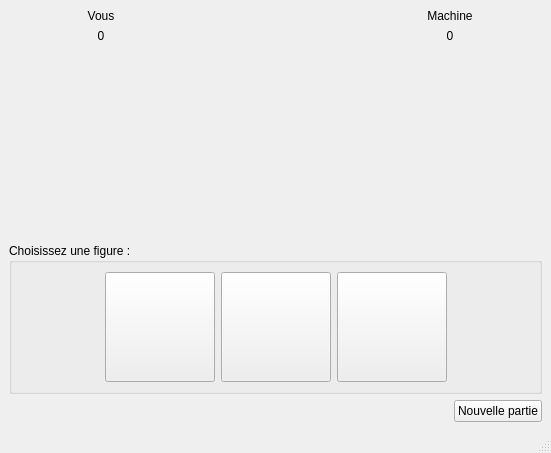
<?xml version="1.0" encoding="UTF-8"?>
<ui version="4.0">
 <class>ChifoumiVue</class>
 <widget class="QMainWindow" name="ChifoumiVue">
  <property name="geometry">
   <rect>
    <x>0</x>
    <y>0</y>
    <width>551</width>
    <height>453</height>
   </rect>
  </property>
  <property name="minimumSize">
   <size>
    <width>550</width>
    <height>450</height>
   </size>
  </property>
  <property name="windowTitle">
   <string>ChifoumiVue</string>
  </property>
  <widget class="QWidget" name="fenetrePrincipalH">
   <layout class="QHBoxLayout" name="horizontalLayout_2">
    <item>
     <layout class="QVBoxLayout" name="fenetreSecondaireV">
      <item>
       <layout class="QGridLayout" name="grilleTop">
        <item row="0" column="2">
         <layout class="QVBoxLayout" name="vLayout_MachineScore">
          <item>
           <widget class="QLabel" name="lMachine">
            <property name="text">
             <string>Machine</string>
            </property>
            <property name="alignment">
             <set>Qt::AlignCenter</set>
            </property>
           </widget>
          </item>
          <item>
           <widget class="QLabel" name="lScoreMachine">
            <property name="text">
             <string>0</string>
            </property>
            <property name="alignment">
             <set>Qt::AlignCenter</set>
            </property>
           </widget>
          </item>
         </layout>
        </item>
        <item row="0" column="0">
         <layout class="QVBoxLayout" name="vLayout_JoueurScore">
          <item>
           <widget class="QLabel" name="label_Vous">
            <property name="text">
             <string>Vous</string>
            </property>
            <property name="alignment">
             <set>Qt::AlignCenter</set>
            </property>
           </widget>
          </item>
          <item>
           <widget class="QLabel" name="lScoreJoueur">
            <property name="text">
             <string>0</string>
            </property>
            <property name="alignment">
             <set>Qt::AlignCenter</set>
            </property>
           </widget>
          </item>
         </layout>
        </item>
        <item row="1" column="0">
         <layout class="QHBoxLayout" name="hLayout_ChoixJoueur">
          <item>
           <spacer name="hSpacerG_ChoixJoueur">
            <property name="orientation">
             <enum>Qt::Horizontal</enum>
            </property>
            <property name="sizeHint" stdset="0">
             <size>
              <width>40</width>
              <height>20</height>
             </size>
            </property>
           </spacer>
          </item>
          <item>
           <widget class="QLabel" name="lChoixJoueur">
            <property name="minimumSize">
             <size>
              <width>110</width>
              <height>110</height>
             </size>
            </property>
            <property name="maximumSize">
             <size>
              <width>110</width>
              <height>110</height>
             </size>
            </property>
            <property name="text">
             <string/>
            </property>
            <property name="pixmap">
             <pixmap resource="ressourcesChifoumi.qrc">:/Chifoumi/images/rien.gif</pixmap>
            </property>
           </widget>
          </item>
          <item>
           <spacer name="hSpacerD_ChoixJoueur">
            <property name="orientation">
             <enum>Qt::Horizontal</enum>
            </property>
            <property name="sizeHint" stdset="0">
             <size>
              <width>40</width>
              <height>20</height>
             </size>
            </property>
           </spacer>
          </item>
         </layout>
        </item>
        <item row="1" column="1">
         <layout class="QHBoxLayout" name="hLayout_Versus">
          <item>
           <spacer name="hSpacerG_Versus">
            <property name="orientation">
             <enum>Qt::Horizontal</enum>
            </property>
            <property name="sizeHint" stdset="0">
             <size>
              <width>40</width>
              <height>20</height>
             </size>
            </property>
           </spacer>
          </item>
          <item>
           <widget class="QLabel" name="lVersus">
            <property name="minimumSize">
             <size>
              <width>78</width>
              <height>78</height>
             </size>
            </property>
            <property name="maximumSize">
             <size>
              <width>78</width>
              <height>78</height>
             </size>
            </property>
            <property name="text">
             <string/>
            </property>
            <property name="pixmap">
             <pixmap resource="ressourcesChifoumi.qrc">:/Chifoumi/images/versus_70.png</pixmap>
            </property>
           </widget>
          </item>
          <item>
           <spacer name="hSpacerD_Versus">
            <property name="orientation">
             <enum>Qt::Horizontal</enum>
            </property>
            <property name="sizeHint" stdset="0">
             <size>
              <width>40</width>
              <height>20</height>
             </size>
            </property>
           </spacer>
          </item>
         </layout>
        </item>
        <item row="1" column="2">
         <layout class="QHBoxLayout" name="hLayout_ChoixMachine">
          <item>
           <spacer name="hSpacerG_ChoixMachine">
            <property name="orientation">
             <enum>Qt::Horizontal</enum>
            </property>
            <property name="sizeHint" stdset="0">
             <size>
              <width>40</width>
              <height>20</height>
             </size>
            </property>
           </spacer>
          </item>
          <item>
           <widget class="QLabel" name="lChoixMachine">
            <property name="minimumSize">
             <size>
              <width>110</width>
              <height>110</height>
             </size>
            </property>
            <property name="maximumSize">
             <size>
              <width>110</width>
              <height>110</height>
             </size>
            </property>
            <property name="text">
             <string/>
            </property>
            <property name="pixmap">
             <pixmap resource="ressourcesChifoumi.qrc">:/Chifoumi/images/rien.gif</pixmap>
            </property>
           </widget>
          </item>
          <item>
           <spacer name="hSpacerD_ChoixMachine">
            <property name="orientation">
             <enum>Qt::Horizontal</enum>
            </property>
            <property name="sizeHint" stdset="0">
             <size>
              <width>40</width>
              <height>20</height>
             </size>
            </property>
           </spacer>
          </item>
         </layout>
        </item>
       </layout>
      </item>
      <item>
       <spacer name="vSpacerMiddle">
        <property name="orientation">
         <enum>Qt::Vertical</enum>
        </property>
        <property name="sizeHint" stdset="0">
         <size>
          <width>20</width>
          <height>40</height>
         </size>
        </property>
       </spacer>
      </item>
      <item>
       <widget class="QGroupBox" name="groupBox">
        <property name="title">
         <string>Choisissez une figure :</string>
        </property>
        <layout class="QHBoxLayout" name="horizontalLayout">
         <item>
          <spacer name="hSpacerG_GroupBox">
           <property name="orientation">
            <enum>Qt::Horizontal</enum>
           </property>
           <property name="sizeHint" stdset="0">
            <size>
             <width>40</width>
             <height>20</height>
            </size>
           </property>
          </spacer>
         </item>
         <item>
          <widget class="QPushButton" name="boutonPierre">
           <property name="minimumSize">
            <size>
             <width>110</width>
             <height>110</height>
            </size>
           </property>
           <property name="maximumSize">
            <size>
             <width>110</width>
             <height>110</height>
            </size>
           </property>
           <property name="text">
            <string/>
           </property>
           <property name="icon">
            <iconset resource="ressourcesChifoumi.qrc">
             <normaloff>:/Chifoumi/images/pierre.gif</normaloff>:/Chifoumi/images/pierre.gif</iconset>
           </property>
           <property name="iconSize">
            <size>
             <width>110</width>
             <height>110</height>
            </size>
           </property>
          </widget>
         </item>
         <item>
          <widget class="QPushButton" name="boutonPapier">
           <property name="minimumSize">
            <size>
             <width>110</width>
             <height>110</height>
            </size>
           </property>
           <property name="maximumSize">
            <size>
             <width>110</width>
             <height>110</height>
            </size>
           </property>
           <property name="text">
            <string/>
           </property>
           <property name="icon">
            <iconset resource="ressourcesChifoumi.qrc">
             <normaloff>:/Chifoumi/images/papier.gif</normaloff>:/Chifoumi/images/papier.gif</iconset>
           </property>
           <property name="iconSize">
            <size>
             <width>110</width>
             <height>110</height>
            </size>
           </property>
          </widget>
         </item>
         <item>
          <widget class="QPushButton" name="boutonCiseau">
           <property name="minimumSize">
            <size>
             <width>110</width>
             <height>110</height>
            </size>
           </property>
           <property name="maximumSize">
            <size>
             <width>110</width>
             <height>110</height>
            </size>
           </property>
           <property name="text">
            <string/>
           </property>
           <property name="icon">
            <iconset resource="ressourcesChifoumi.qrc">
             <normaloff>:/Chifoumi/images/ciseau.gif</normaloff>:/Chifoumi/images/ciseau.gif</iconset>
           </property>
           <property name="iconSize">
            <size>
             <width>110</width>
             <height>110</height>
            </size>
           </property>
          </widget>
         </item>
         <item>
          <spacer name="hSpacerD_GroupBox">
           <property name="orientation">
            <enum>Qt::Horizontal</enum>
           </property>
           <property name="sizeHint" stdset="0">
            <size>
             <width>40</width>
             <height>20</height>
            </size>
           </property>
          </spacer>
         </item>
        </layout>
       </widget>
      </item>
      <item>
       <layout class="QGridLayout" name="grilleBottom">
        <item row="1" column="1">
         <widget class="QPushButton" name="boutonNvllePartie">
          <property name="text">
           <string>Nouvelle partie</string>
          </property>
         </widget>
        </item>
        <item row="1" column="0">
         <spacer name="hSpacerNvllePartie">
          <property name="orientation">
           <enum>Qt::Horizontal</enum>
          </property>
          <property name="sizeHint" stdset="0">
           <size>
            <width>40</width>
            <height>20</height>
           </size>
          </property>
         </spacer>
        </item>
       </layout>
      </item>
     </layout>
    </item>
   </layout>
  </widget>
  <widget class="QMenuBar" name="menubar">
   <property name="geometry">
    <rect>
     <x>0</x>
     <y>0</y>
     <width>551</width>
     <height>21</height>
    </rect>
   </property>
  </widget>
  <widget class="QStatusBar" name="statusbar"/>
 </widget>
 <resources>
  <include location="ressourcesChifoumi.qrc"/>
 </resources>
 <connections/>
</ui>
